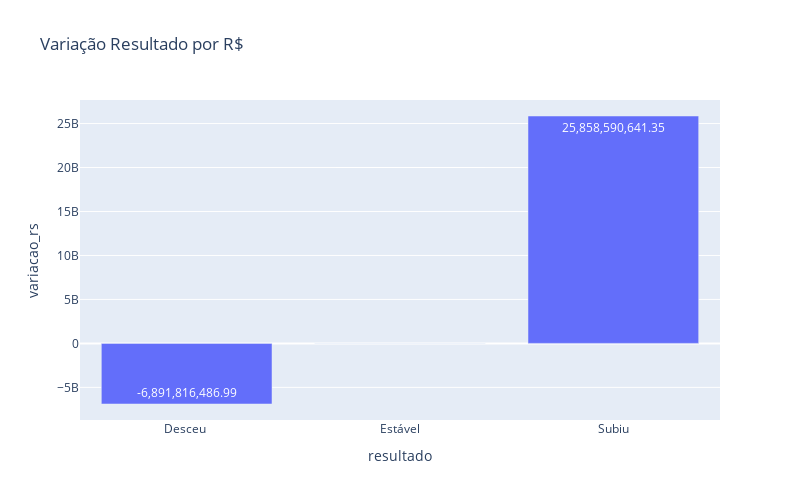

The notebook cell this image was saved under:
### Code cell
fig_analise_saldo = px.bar(df_analise_saldo, x='resultado' ,y='variacao_rs',text='variacao_rs', title='Variação Resultado por R$')

fig_analise_saldo.update_traces(texttemplate='%{text:,.2f}', textposition='inside')

fig_analise_saldo.update_layout(width=800, height=500)

fig_analise_saldo.show()

### Figure 1 — Plotly figure (JSON) as saved in the notebook; plotly's stock layout.template omitted (floating-point values rounded to 4 significant figures)
{"data": [{"alignmentgroup": "True", "hovertemplate": "resultado=%{x}<br>variacao_rs=%{text}<extra></extra>", "legendgroup": "", "marker": {"color": "#636efa", "pattern": {"shape": ""}}, "name": "", "offsetgroup": "", "orientation": "v", "showlegend": false, "text": [-6892000000.0, 0, 25860000000.0], "textposition": "inside", "texttemplate": "%{text:,.2f}", "type": "bar", "x": ["Desceu ", "Estável", "Subiu"], "xaxis": "x", "y": [-6892000000.0, 0, 25860000000.0], "yaxis": "y"}], "layout": {"barmode": "relative", "height": 500, "legend": {"tracegroupgap": 0}, "title": {"text": "Variação Resultado por R$"}, "width": 800, "xaxis": {"anchor": "y", "domain": [0, 1], "title": {"text": "resultado"}}, "yaxis": {"anchor": "x", "domain": [0, 1], "title": {"text": "variacao_rs"}}}}
